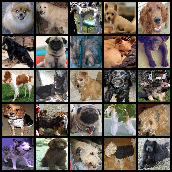
#> input picture Reconstruction/images/ori_dog.png, 172 x 172 px
$ python cat.py
#> lines starting #> are read from the running program, lines starting #| are printed output that depends on the picture
import numpy as np
import cv2

a = cv2.resize(cv2.imread('ori_dog.png'), (224, 224))
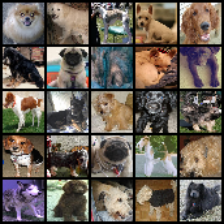
#> a: shape (224, 224, 3); mean B, G, R 86.6, 96.3, 105.4
b = cv2.resize(cv2.imread('vae_gen.png'), (224, 224))
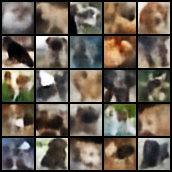
#> input picture Reconstruction/images/vae_gen.png, 172 x 172 px
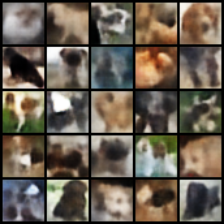
#> b: shape (224, 224, 3); mean B, G, R 82.2, 94.6, 104.7
c = cv2.resize(cv2.imread('vaegan.jpeg'), (224, 224))
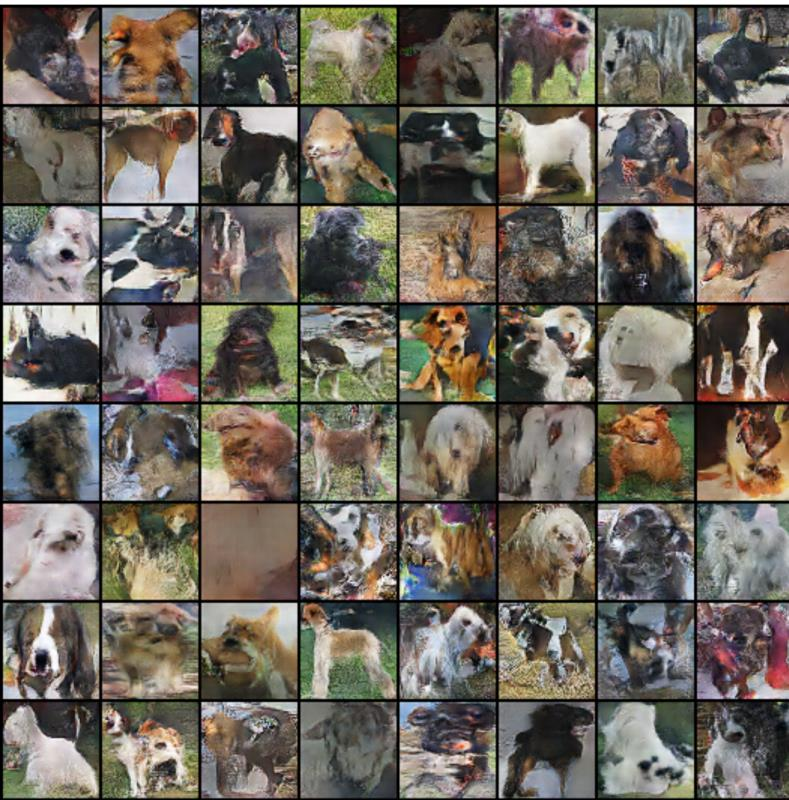
#> input picture Reconstruction/images/vaegan.jpeg, 789 x 800 px
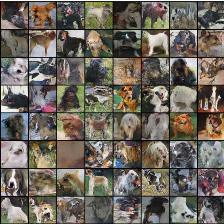
#> c: shape (224, 224, 3); mean B, G, R 94, 103.7, 110.6
# d = cv2.resize(cv2.imread('difSVM1.png'), (96, 96))
# e = cv2.resize(cv2.imread('difSVM.png'), (96, 96))
# f = cv2.resize(cv2.imread('difSVM5.png'), (96, 96))

#> (the run stopped early here; a loop or call above may not have finished)
